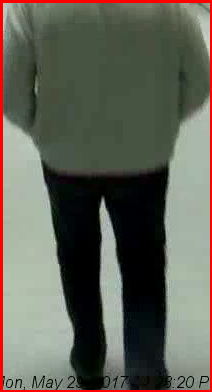
#> input picture newimage.png, 212 x 392 px, given in place of 3.Camera 2017-05-29 16-23-04_137 [3m3s].avi, which was not available
$ python vengersky.py
#> lines starting #> are read from the running program, lines starting #| are printed output that depends on the picture; after the words box and inside, x2 and y2 are one past the last pixel; in counts of white or black regions, pixels touching at a corner belong together; pictures that were not available may be replaced by others from this repository, and a replacement may not be noted
import cv2
import numpy as np
import math
from PIL import Image
import os
import matplotlib.pyplot as plt


def sif(img1, img2):
    img1 = cv2.cvtColor(img1, cv2.COLOR_BGR2GRAY)
    img2 = cv2.cvtColor(img2, cv2.COLOR_BGR2GRAY)
    # sift
    sift = cv2.SIFT_create()

    keypoints_1, descriptors_1 = sift.detectAndCompute(img1, None)
    keypoints_2, descriptors_2 = sift.detectAndCompute(img2, None)
    bf = cv2.BFMatcher(cv2.NORM_L1, crossCheck=True)

    matches = bf.match(descriptors_1, descriptors_2)
    matches = sorted(matches, key=lambda x: x.distance)

    img3 = cv2.drawMatches(img1, keypoints_1, img2,
                           keypoints_2, matches[:50], img2, flags=2)
    plt.imshow(img3), plt.show()


cap = cv2.VideoCapture(
    "C:/Users/user/Desktop/st/3.Camera 2017-05-29 16-23-04_137 [3m3s].avi")
backSub = cv2.createBackgroundSubtractorMOG2()
r, h, c, w = 200, 20, 300, 20
track_window = (c, r, w, h)
while True:
    ret, frame = cap.read()
#> frame is the input picture: shape (392, 212, 3); mean B, G, R 86.4, 97.7, 97.4
    frame_copy = frame.copy()
    frame_copy[60:110, 600:660] = 127
    rgb = cv2.cvtColor(frame_copy, cv2.COLOR_BGR2RGB)
    blured = cv2.GaussianBlur(rgb, (11, 11), 0, 0)
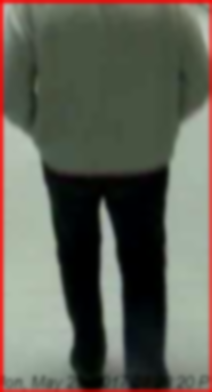
#> blured: shape (392, 212, 3); mean R, G, B 97.1, 98, 86.7
    gray = cv2.cvtColor(blured, cv2.COLOR_RGB2GRAY)
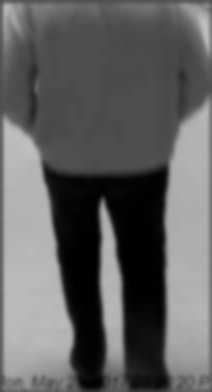
#> gray: shape (392, 212); min 0, max 192, mean 96.4
    fg_mask = backSub.apply(gray)
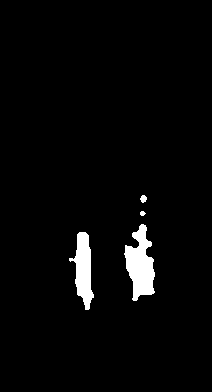
#> fg_mask: shape (392, 212); values 127 (black) and 255 (white), 3% white; 4 white regions, box (x1, y1, x2, y2) and area: (124, 224, 155, 301) 1422, (69, 232, 94, 310) 1036, (140, 195, 147, 203) 40, (140, 211, 146, 216) 22
    _, thresh = cv2.threshold(fg_mask, 180, 255, cv2.THRESH_BINARY)
#> thresh: shape (392, 212); 3% white; 4 white regions
    contours, _ = cv2.findContours(
        thresh, cv2.RETR_TREE, cv2.CHAIN_APPROX_SIMPLE)
#> contours = 4 contours, 1 with area under 20; largest, box (x1, y1, x2, y2) and area: (124, 224, 155, 301) 1324, (69, 232, 94, 310) 948, (140, 195, 147, 203) 30
    detections = []
    if len(contours) != 0:
        largest_contour = max(contours, key=cv2.contourArea)
#> largest_contour = contour of 78 points, box (x1, y1, x2, y2) (124, 224, 155, 301), area 1324
        if cv2.contourArea(largest_contour) > 100:
            x, y, w, h = cv2.boundingRect(largest_contour)
#> x = 124; y = 224; w = 31; h = 77
            detections.append([x, y, w, h])
    roi = frame[y:y+h, x:x+w]
    hsv_roi = cv2.cvtColor(roi, cv2.COLOR_BGR2HSV)
#> hsv_roi: shape (77, 31, 3); mean H, S, V 48, 113.3, 1.9
    mask = cv2.inRange(hsv_roi, np.array((0., 60., 32.)),
                       np.array((180., 255., 255.)))
#> mask: shape (77, 31); every value is 0
    roi_hist = cv2.calcHist([hsv_roi], [0], mask, [180], [0, 180])
#> roi_hist = 180 values from 0 to 0
    cv2.normalize(roi_hist, roi_hist, 0, 255, cv2.NORM_MINMAX)
    term_crit = (cv2.TERM_CRITERIA_EPS | cv2.TERM_CRITERIA_COUNT, 10, 1)
    ret, track_window = cv2.meanShift(thresh, track_window, term_crit)
#> ret = 0; track_window = (106, 196, 1, 1)
    x, y, w, h = track_window
#> x = 106; y = 196; w = 1; h = 1
    gray = cv2.cvtColor(frame, cv2.COLOR_RGB2GRAY)
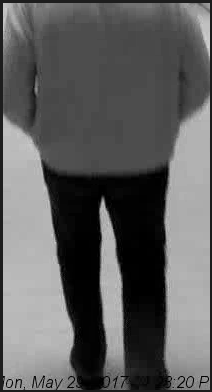
#> gray: shape (392, 212); min 0, max 213, mean 94.2
    sift = cv2.SIFT_create()

    keypoints_1, descriptors_1 = sift.detectAndCompute(gray, None)
#> keypoints_1 = 81 keypoints; strongest (x, y, size): (4, 388, 2.7), (106, 213, 76.5), (208, 47, 2.7), (141, 202, 41.1)
    for cnt in detections:
        x, y, w, h = cnt
        crop = frame[y:y+h, x:x+w]
        # sif(frame, crop)
        frame = cv2.drawKeypoints(
            frame, keypoints_1, frame,  flags=cv2.DRAW_MATCHES_FLAGS_DRAW_RICH_KEYPOINTS)
        frame_out = cv2.rectangle(frame, (x, y), (x+w, y+h), (0, 0, 255), 3)
#> this loop made 1 pass
#> (x, y, w, h) on pass 1: (124, 224, 31, 77)
#> pass 1, `frame = cv2.drawKeypoints( frame, keypoints_1, frame,  flags=cv2.DRAW_..`:
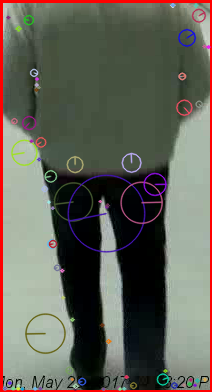
#> frame: shape (392, 212, 3); 6.19% of pixels changed, all inside (x1, y1, x2, y2) = (2, 2, 212, 391)
    cv2.imshow('Camera-1', frame)
    if cv2.waitKey(1) & 0xFF == ord('q'):
#> (key q is pressed here)
        break
